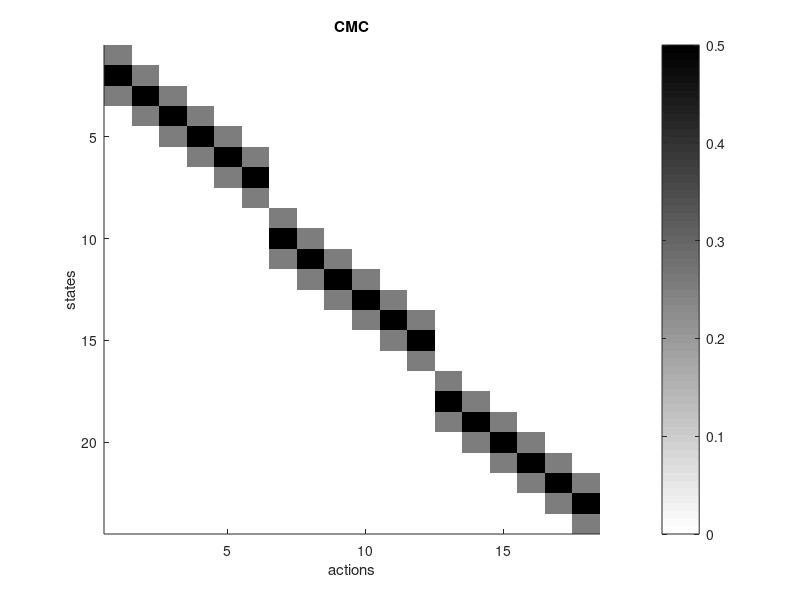

Source code (MATLAB): (Note: this script raises an error after producing the figure.)
% Model of Exploration in Deaf Light-Off Birds
% First run with do_control=0; then with do_control=1;
% logarithmic model
%
nsS=3; % number of states the bird is singing in (=1: simple model)
% =2: the bird sings first note, then second note
na=6; % # actions, should be even
N=600; % # trials
do_control=0;

nbirds=1; % number of birds to simulate

igC=-2;
if do_control % no LO
    Non=N;%N/4000; % first trial with LO
else
    Non=1;
end
nR=15; rs=-logspace(log10(0.0001),log10(1),nR); % LO rewards
jplot=7; % plot VTA firing for reward # jplot

% Hearing
ns=na+2; % # states
nsD=2; % # states

nsA=ns*nsS; % total number of (all) states
alpha=0.05; % learning rate TD learning

tau=0.99;  % forgetting time constant

% Sensorimotor model
h1=zeros(ns,1); h1(1:3)=[1/4 1/2 1/4]; h2=zeros(na,1); h2(1)=1/4;
wh=toeplitz(h1,h2);
w=zeros(nsA,nsS*na);
for i=1:nsS
    w(1+(i-1)*ns:i*ns,1+(i-1)*na:i*na)=wh;
end
W=cumsum(w,1);
figure(1); clf; imagesc(w);  gg=gray; colormap(gg(end:-1:1,:)); colorbar;
set(gca,'box','off');
xlabel('actions'); ylabel('states'); title('CMC');
%print CMC -dsvg

conts=zeros(nbirds,nR); % contingencies
contsD=conts;
Vs=zeros(nR,na*nsS); % mean Q values
VsD=Vs;
Vsall=zeros(nbirds,nR);
VsallD=Vsall;

VTAs=zeros(nsS,N);
VTAsD=VTAs;
VTAsallplus=zeros(nsS,nbirds); VTAsallminus=VTAsallplus;
VTAsallplusD=VTAsallplus; VTAsallminusD=VTAsallplus; 
LOs=zeros(1,N); LOsD=LOs;

method='PIG';
%method='CBE';

for nb=1:nbirds
    for j=1:nR
        r=rs(j);
        fprintf('j=%d/%d\n',j,nR);
        
        %   V=zeros(nsA,na*nsS); % State-Value function (Sarsa learning)
        V=zeros(1,na*nsS); % State-Value function (Sarsa learning)
        NAS=ones(nsA,na*nsS); % number of times action taken and state hit
        NASall=NAS;
        Tpls=zeros(nsA,nsA,na*nsS);
        nLO=zeros(nsA,na*nsS); % number of LO events
        nLOall=nLO;
        ss=zeros(1,N*nsS); % state history
        acts=ss; % action history
        igs=ss; egs=ss; % information and entropy history
        Rs=ss; % reinforcement history
        
        
        % Deaf
        %   VD=zeros(nsD,na*nsS);
        VD=zeros(1,na*nsS);
        NASD=ones(nsD,na*nsS); NASDall=NASD;
        TplsD=zeros(nsD,nsD,na*nsS); nLOD=zeros(nsD,na*nsS); nLODall=nLOD;% Deaf
        ssD=ss; actsD=ss; igsD=ss; egsD=ss; RsD=Rs;
        ci=0;
        for i=1:N % loop over songs
            for k=1:nsS % loop over notes
                ci=ci+1;
                % Hearing
                js=(1+(k-1)*ns):k*ns; ja=(1+(k-1)*na):k*na;
                T=NAS(js,ja)./(eps+ones(ns,1)*sum(NAS(js,ja),1)); % current estimate
                TD=NASD(:,ja)./(eps+ones(nsD,1)*sum(NASD(:,ja),1)); % current estimate
                switch method
                    case 'PIG'
                        % hearing
                        Tpls=xplr_next(NAS(js,ja),ns,na,tau);
                        %   pig=xplr_pig(T,Tpls,ns,na);
                        %  entr=xplr_peg(T,NAS(js,ja),ns,na);
                        
                        %%                      C=sum(NAS(js,ja),2);
                        %%                     eC=C'*T; entr=1./eC;
                        
                        % I=entr+log(pig+eps);
                        % R=I+r*sum(nLO(js,ja),1)./sum(NAS(js,ja),1);
                        
                        %Deaf
                        TplsD=xplr_next(NASD(:,ja),nsD,na,tau);
                        % pigD=xplr_pig(TD,TplsD,nsD,na);
                        % entrD=xplr_peg(TD,NASD,nsD,na);
                        
                        %%                     CD=sum(NASD,2);
                        %%                     eCD=CD'*TD; entrD=1./eCD;
                        
                        % ID=entrD+log(pigD+eps);
                        % RD=ID+r*sum(nLOD(:,ja),1)./sum(NASD(:,ja),1);
                        
                    case 'CBE' % Counter-based exploration, S Thrun 1992
                        C=sum(NAS(js,ja),2);
                        eC=C'*T; R=mean(eC)./eC+r*sum(nLO(js,ja),1)./sum(NAS(js,ja),1);
                        
                        CD=sum(NASD,2);
                        eCD=CD'*TD; RD=mean(eCD)./eCD+r*sum(nLOD(:,ja),1)./sum(NASD(:,ja),1);
                        % RD=RD+1e-10*rand(1,na);
                end
                
                % Hearing
                %[dummy,act]=max(R);
                [dummy,act]=max(V(ja)-0*rand(1,na));
                Rs(ci)=dummy;
                act=act+(k-1)*na;           acts(ci)=act;
                s=find(rand(1)<W(:,act),1,'first');   ss(ci)=s;
                is_lo=(i>Non & k==2 & s>3*ns/2); % simple, deterministic model
                if k==2 & j==jplot
                    LOs(i)=is_lo;
                end
                [dummy,actD]=max(VD(ja)-0*rand(1,na));
                RsD(ci)=dummy;
                actD=actD+(k-1)*na; actsD(ci)=actD;
                sD=find(rand(1)<W(:,actD),1,'first');
                is_loD=(i>Non & k==2 & sD>3*ns/2); % simple, deterministic model
                if k==2  & j==jplot
                    LOsD(i)=is_loD;
                end
                sD=is_loD+1;  ssD(ci)=sD; % deaf!
                
                % Q learning
                switch method
                    case 'PIG'
                        ig=igC;%
                        %ig=xplr_ig(T,Tpls,ns,s-(k-1)*ns,act-(k-1)*na); igs(ci)=ig;
                        eg=xplr_e(NAS(js,ja),s-(k-1)*ns,act-(k-1)*na,tau);   egs(ci)=eg;
                        %   V(s,act)=V(s,act)+alpha*(ig+eg+is_lo*r-V(s,act));
                        % VTA=log(ig+eps)+is_lo*r-V(act);
                          VTA=igC+eg+is_lo*r-V(act);
                       %VTA=ig+eg+is_lo*r-V(act);
                        V(act)=V(act)+alpha*(VTA);
                        
                        igD=igC;
                        %igD=xplr_ig(TD,TplsD,nsD,sD,actD-(k-1)*na); igsD(ci)=igD;
                        egD=xplr_e(NASD,sD,actD-(k-1)*na,tau); egsD(ci)=egD;
                        %  VD(sD,actD)=VD(sD,actD)+alpha*(igD+egD+is_loD*r-VD(sD,actD));
                         VTAD=igC+egD+is_loD*r-VD(actD);
                        %VTAD=igD+egD+is_loD*r-VD(actD);
                        VD(actD)=VD(actD)+alpha*VTAD;
                        if j==jplot
                            VTAs(k,i)=VTA;
                            VTAsD(k,i)=VTAD;
                        end
                        
                end
                
                NAS(s,act)=max(1,tau*NAS(s,act)+1);
                nLO(s,act)=max(0,tau*nLO(s,act)+is_lo);
                NASall(s,act)=NASall(s,act)+1;
                nLOall(s,act)=nLOall(s,act)+is_lo;
                
                %             NASD(sD,actD)=NASD(sD,actD)+1;
                %             nLOD(sD,actD)=nLOD(sD,actD)+is_loD;
                NASD(sD,actD)=max(1,tau*NASD(sD,actD)+1);
                nLOD(sD,actD)=max(0,tau*nLOD(sD,actD)+is_loD);
                NASDall(sD,actD)=NASDall(sD,actD)+1;
                nLODall(sD,actD)=nLODall(sD,actD)+is_loD;
                
                if i==Non
                    NASon=NAS; NASDon=NASD; nLODon=nLOD; nLOon=nLO;
                    NASonall=NASall;  NASDonall=NASDall; nLODonall=nLODall; nLOonall=nLOall;
                end
            end
        end
        Vs(j,:)=V;
        VsD(j,:)=VD;
        
        conts(nb,j)=sum(sum(nLOall-nLOonall))/(sum(sum(NASall(1:ns,1:na)-NASonall(1:ns,1:na))));
        contsD(nb,j)=sum(sum(nLODall-nLODonall))/(sum(sum(NASDall(1:nsD,1:na)-NASDonall(1:nsD,1:na))));
        fprintf('contingency: H=%.2g  D=%.2g\n', conts(nb,j),contsD(nb,j));
        
           
%         figure(12);clf; imagesc(NASall-NASonall); colormap(hot); colorbar;
%         xlabel('actions'); ylabel('states'); title('Hearing #(states,actions)-NAS');
%         
%         figure(13);clf; imagesc(NASDall-NASDonall); colormap(hot); colorbar;
%         xlabel('actions'); ylabel('states'); title('Deaf #(states,actions)-NAS');
%                
%         figure(15); clf; subplot(211); hist(ss(Non+1:end),1:nsA);   title('States hearing');
%         subplot(212); hist(ssD(Non+1:end),1:nsD,'r');
%         title('States deaf');
%         figure(16); clf; subplot(211); hist(acts(Non+1:end),1:na*nsS);
%         subplot(212); hist(actsD(Non+1:end),1:na*nsS,'r');  title('actions');
        
        
        figure(21);clf; plot(V,'k'); hold on;plot(VD,'r'); title('Q function');
        xlabel('action');
        legend({'Hearing','Deaf'},'Location','best');
        
        %imagesc(V); colormap(hot); colorbar; title(' Q function hearing');
        %figure(22);clf; imagesc(VD); colormap(hot); colorbar; title('Q function deaf');
        figure(22); clf; subplot(211); hist(Rs); xlabel('Reinforcement Hearing');
        legend(['Hearing: ' num2str(mean(Rs))],'Location','best');
        
        subplot(212); hist(RsD); xlabel('Reinforcement Deaf');
        legend(['Deaf: ' num2str(mean(RsD))],'Location','best');
        
        
        
           pause
    end
    
    if nbirds==1
        if do_control
            figure(32);
            semilogx(rs,mean(Vs,2),'k--','linewidth',2);
            hold on; semilogx(rs,mean(VsD,2),'r--','linewidth',2);
            axis tight
            %print LOcont -dsvg
        else
            figure(31); clf; semilogx(rs,conts(nb,:),'k','linewidth',2); hold on;
            semilogx(rs,contsD(nb,:),'r','linewidth',2);
            semilogx(rs,.5*ones(1,nR),'k--','linewidth',2);
            set(gca,'box','off');
            legend({'Hearing','Deaf'},'Location','best');
            xlabel('Reward'); ylabel('LO contingency');
            axis tight
            %print MeanQ -dsvg
            
            figure(32);
            clf; semilogx(rs,mean(Vs,2),'k','linewidth',2); hold on;
            semilogx(rs,mean(VsD,2),'r','linewidth',2);
            set(gca,'box','off');
            legend({'Hearing','Deaf'},'Location','best');
            xlabel('r'); ylabel('mean Q'); title('Action averaged Q');
        end
    end
    
    Vsall(nb,:)=mean(Vs,2)'; VsallD(nb,:)=mean(VsD,2)';
   % mF=mean(VTAs,2);
    VTAs=VTAs(:,N/2:N); LOs=LOs(N/2:N);
    VTAsallplus(:,nb)=mean(VTAs(:,find(LOs)),2);   
    VTAsallminus(:,nb)=mean(VTAs(:,find(~LOs)),2);   
    VTAsallplusD(:,nb)=mean(VTAsD(:,find(LOsD)),2);
    VTAsallminusD(:,nb)=mean(VTAsD(:,find(~LOsD)),2);
end


if do_control==0
    figure(31); clf; semilogx(rs,mean(conts,1),'k','linewidth',2); hold on;
    semilogx(rs,mean(contsD,1),'r','linewidth',2);
    semilogx(rs,.5*ones(1,nR),'k--','linewidth',2);
    set(gca,'box','off');
    legend({'Hearing','Deaf'},'Location','best');
    xlabel('Reward'); ylabel('LO contingency');
    axis tight
    %print LOcont -dsvg
    
    
    figure(32);
    clf; semilogx(rs,mean(Vsall,1),'k','linewidth',2); hold on;
    semilogx(rs,mean(VsallD,1),'r','linewidth',2);
    set(gca,'box','off');
    legend({'Hearing','Deaf'},'Location','best');
    xlabel('r'); ylabel('mean Q'); title('Action averaged Q');
    
    figure(33); clf;
    if nbirds==1
        mF=mean(VTAs,2);
        f1=mean(VTAs(:,find(LOs)),2)-mF; f2= mean(VTAs(:,find(~LOs)),2)-mF;
        plot(f1,'k'); hold on; plot(f2,'r');
        title(['R=' sprintf('%.2g',rs(jplot))]);
        % print VTA -dsvg
    else
        fplus=mean(VTAsallplus,2); fminus=mean(VTAsallminus,2);
        splus=std(VTAsallplus')'; sminus=std(VTAsallminus')';
        errorbar(1:nsS,fplus,splus,'k','linewidth',2); hold on; 
        errorbar(1:nsS,fminus,sminus,'r','linewidth',2);
        title(['R=' sprintf('%.2g',rs(jplot))]);
        legend({'LO','no LO'},'Location','Best');
        set(gca,'box','off')
    end
else
    figure(32);
    semilogx(rs,mean(Vsall,1),'k--','linewidth',2);
    hold on; semilogx(rs,mean(VsallD,1),'r--','linewidth',2);
    axis tight
    %print MeanQ -dsvg
    
end

% Tplus=zeros(ns,na,ns,na); % first state is s*, hypothetical outcome
%         for k=1:ns
%             for l=1:na
%                 % dkl(k,l)=T*log(
%                 h=NAS; h(k,l)=h(k,l)+1;
%                 h2=h./(eps+ones(ns,1)*sum(h,1));
%                 Tplus(:,:,k,l)=h2;
%             end
%         end

% PIG
%         pig=zeros(ns,na);
%         for k=1:ns % loop for pig
%             for l=1:na % loop for pig
%
%                 for k0=1:ns % loop for s*
%                     dkl=zeros(1,na);
%                     for k2=1:ns % state loop for dkl
%                         for l2=1:na
%                             h=zeros(1,na);
%                             h(:)=Tplus(k2,:,k0,l2);
%                             h2=T(k2,:).*log(T(k2,:)./(h));
%                             dkl(l2)=dkl(l2)+h2(l2);
%                         end
%                     end
%                     pig(k,l)=pig(k,l)+T(k0,l)*dkl(l);
%                 end
%             end
%         end

% in case nsS>1
%  pig=ones(ns,1)*pig1;
% pig=pig+(1e-8)*rand(ns,na); % add some random noise
%  R=log(eps+pig)+r*(nLO./NAS);
%  R=R-1e8*(w==0);
% [dummy,act]=max(R(:));
%  act=ceil(act/ns);